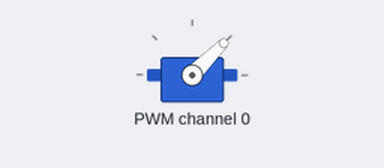
Simulated run of this program. Board: ESP8266 board running MicroPython. Shown: servo. Servo angles are drawn from the pulse width (0.5 ms = 0°, 2.5 ms = 180°); library files of the repository ran but are not shown: pca9685.py; what the program prints to the serial console is not drawn. At 2.1 s the program stops and its outputs stay as they are.

Above: at 0.1 s.
At 1.1 s:
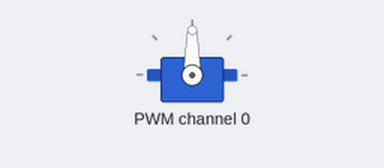
At 2.1 s:
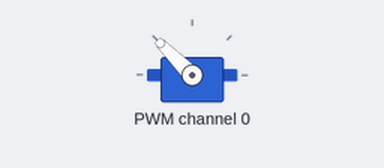
Timing chart, 0 to 3.6 s (numbered marks = the images above):
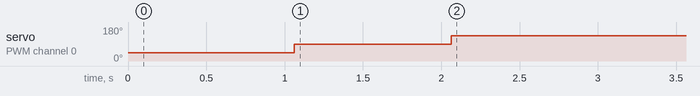

Measured:
- by itself, servo on PWM channel 0: 45° → 90° at 1.1 s, → 135° 1.0 s later

The program:

example.py
```python
import machine
import utime
from mc_servo.pca9685 import *


def pca9685_demo():
    i2c = machine.I2C(scl=machine.Pin(5), sda=machine.Pin(4), freq=20000)

    servo_ctrl = PCA9685ServoCtrl(i2c, pca9685_addr())
    servo_ctrl.setup()
    right_arm = servo_ctrl.channel(0)
    right_arm.set_percent(0)
    utime.sleep_ms(1000)
    right_arm.set_percent(50)
    utime.sleep_ms(1000)
    right_arm.set_percent(100)


if __name__ == '__main__':
    pca9685_demo()
```
